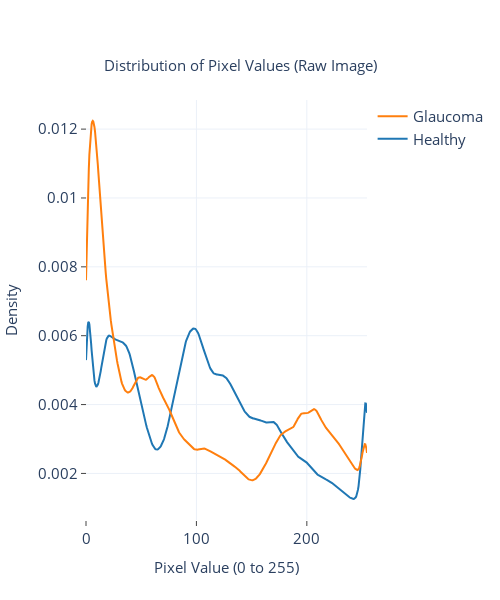

Notebook code for this chart:
### Code cell
hist_data = [pixels_df[pixels_df['label']=='Healthy']['pixels'], pixels_df[pixels_df['label']=='Glaucoma']['pixels']]
group_labels = ['Healthy', 'Glaucoma']
colors = ['#1f77b4', '#ff7f0e']


fig = ff.create_distplot(hist_data, group_labels, show_hist=False, show_rug=False, colors=colors)

# Add title
fig.update_layout(width=500,
                  height=600,
                  title_text='Distribution of Pixel Values (Raw Image)',
                  title_y=0.9,
                  title_x=0.48,
                  plot_bgcolor='white',
                  template='plotly_white',
                  legend=dict(font=dict(size=15)),
                  title_font=dict(size=15))

fig.update_xaxes(title='Pixel Value (0 to 255)', title_font_size=15, tickfont_size=15, ticks='outside')
fig.update_yaxes(title='Density', title_font_size=15, tickfont_size=15, ticks='outside')

fig.show()

### Figure 1 — Plotly figure (JSON) as saved in the notebook; plotly's stock layout.template omitted (floating-point values rounded to 4 significant figures; data arrays with more than 128 entries replaced by an {"elided": "..."} marker saying what was removed)
{"data": [{"legendgroup": "Healthy", "marker": {"color": "#1f77b4"}, "mode": "lines", "name": "Healthy", "showlegend": true, "type": "scatter", "x": {"elided": "500 float values"}, "xaxis": "x", "y": {"elided": "500 float values"}, "yaxis": "y"}, {"legendgroup": "Glaucoma", "marker": {"color": "#ff7f0e"}, "mode": "lines", "name": "Glaucoma", "showlegend": true, "type": "scatter", "x": {"elided": "500 float values"}, "xaxis": "x", "y": {"elided": "500 float values"}, "yaxis": "y"}], "layout": {"barmode": "overlay", "height": 600, "hovermode": "closest", "legend": {"font": {"size": 15}, "traceorder": "reversed"}, "plot_bgcolor": "white", "title": {"font": {"size": 15}, "text": "Distribution of Pixel Values (Raw Image)", "x": 0.48, "y": 0.9}, "width": 500, "xaxis": {"anchor": "y2", "autorange": true, "domain": [0, 1], "range": [0, 254.5], "tickfont": {"size": 15}, "ticks": "outside", "title": {"font": {"size": 15}, "text": "Pixel Value (0 to 255)"}, "type": "linear", "zeroline": false}, "yaxis": {"anchor": "free", "autorange": true, "domain": [0, 1], "position": 0, "range": [0.0006475, 0.01285], "tickfont": {"size": 15}, "ticks": "outside", "title": {"font": {"size": 15}, "text": "Density"}, "type": "linear"}}}
